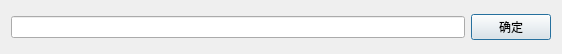
<?xml version="1.0" encoding="UTF-8"?>
<ui version="4.0">
 <class>ChangeDlg</class>
 <widget class="QDialog" name="ChangeDlg">
  <property name="geometry">
   <rect>
    <x>0</x>
    <y>0</y>
    <width>562</width>
    <height>54</height>
   </rect>
  </property>
  <property name="windowTitle">
   <string>ChangeDlg</string>
  </property>
  <layout class="QHBoxLayout" name="horizontalLayout">
   <item>
    <widget class="QLineEdit" name="lineEdit"/>
   </item>
   <item>
    <widget class="QPushButton" name="btnChangeOk">
     <property name="text">
      <string>确定</string>
     </property>
    </widget>
   </item>
  </layout>
 </widget>
 <layoutdefault spacing="6" margin="11"/>
 <resources/>
 <connections/>
</ui>
